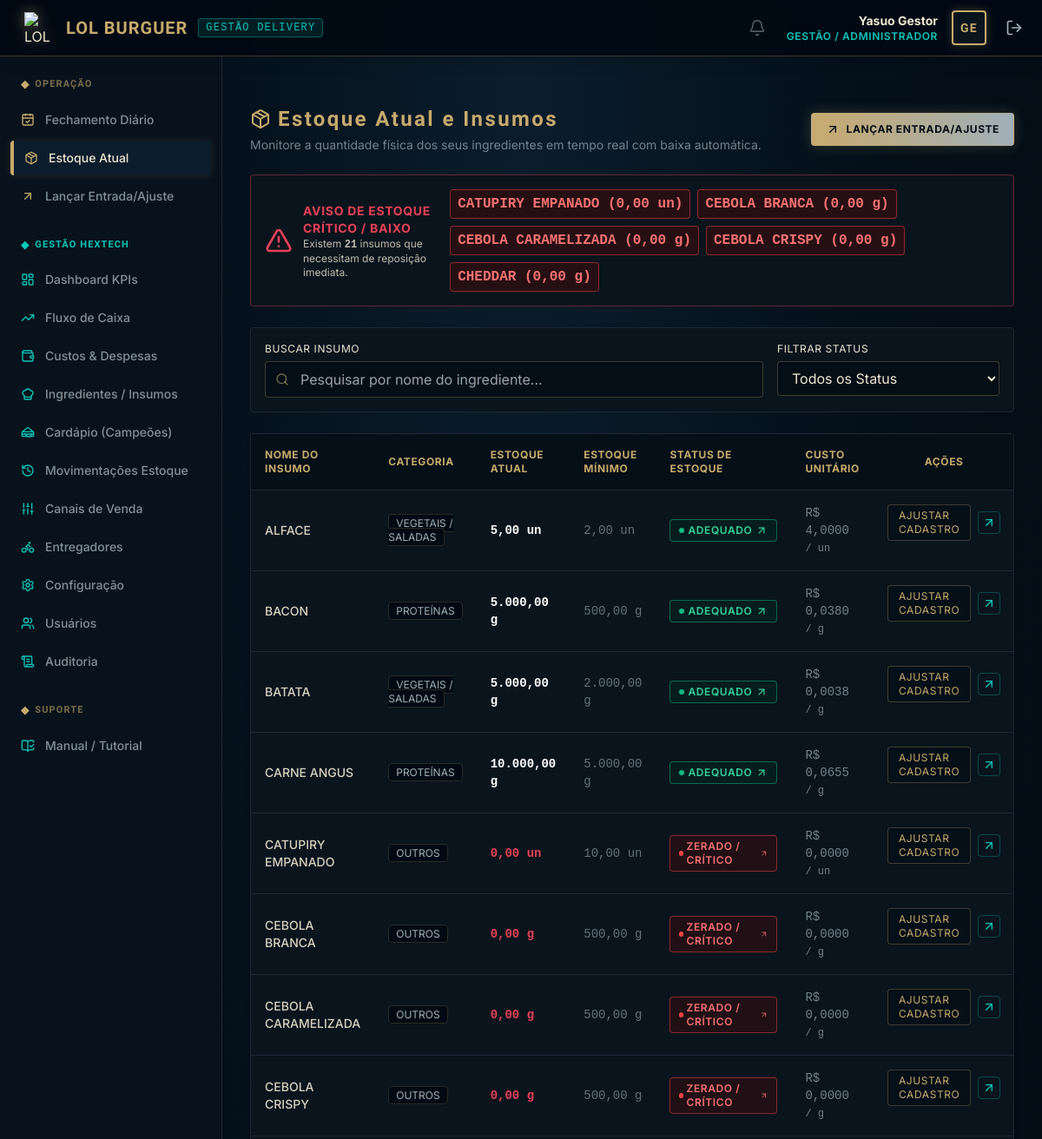
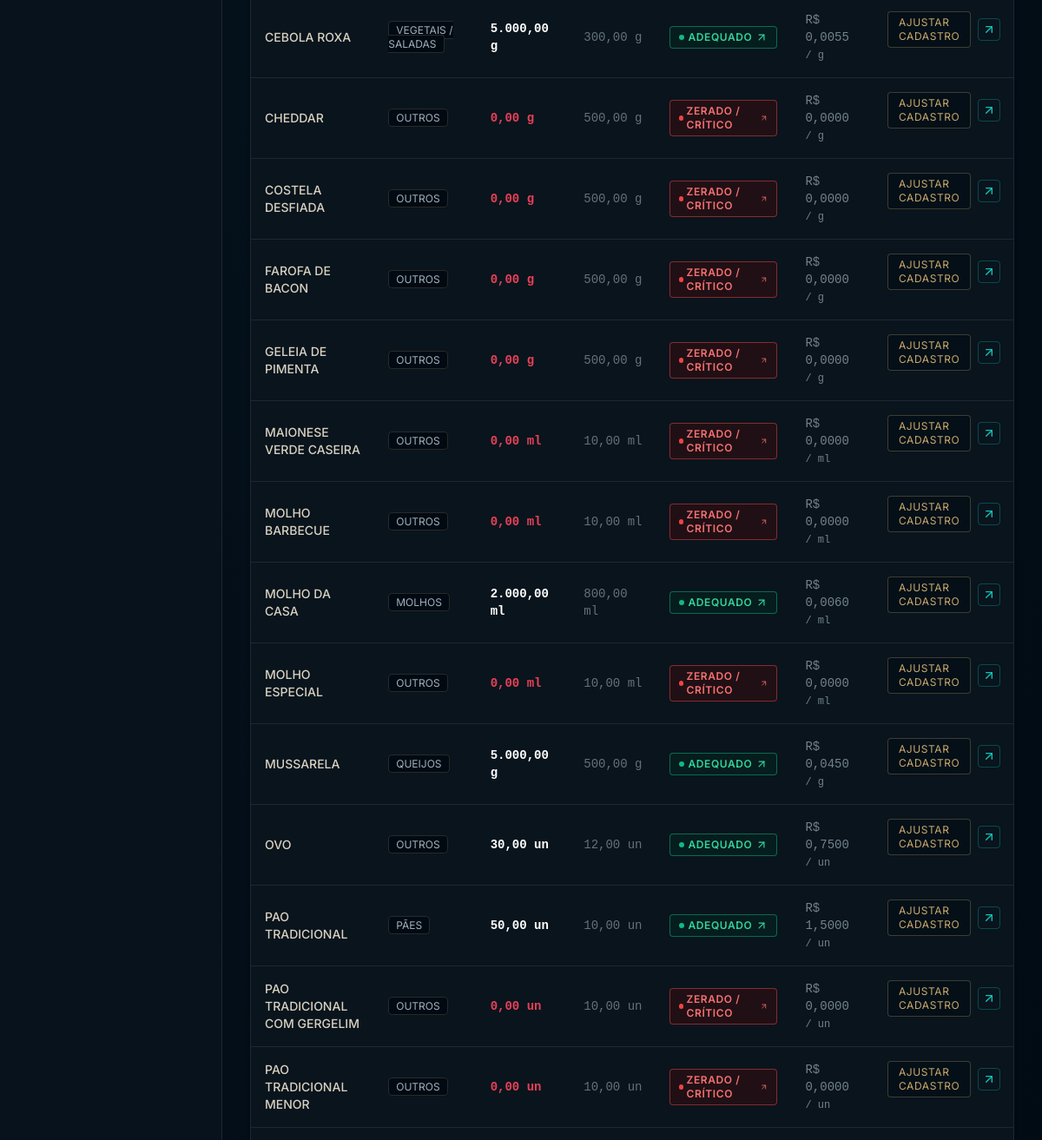
Page /estoque/resumo/ (signed in, upper part) on the earlier database version (2 pictures, top to bottom).
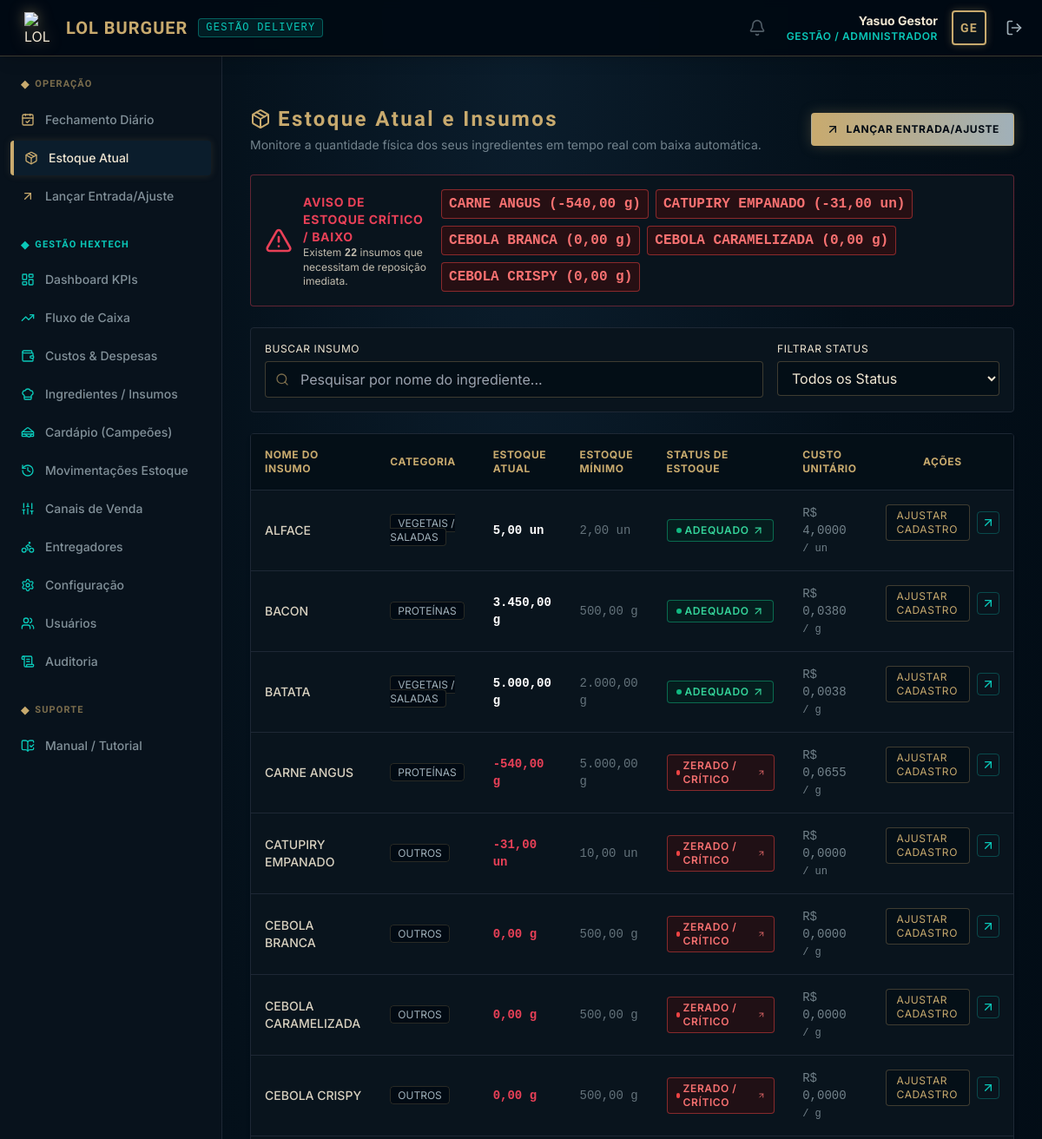
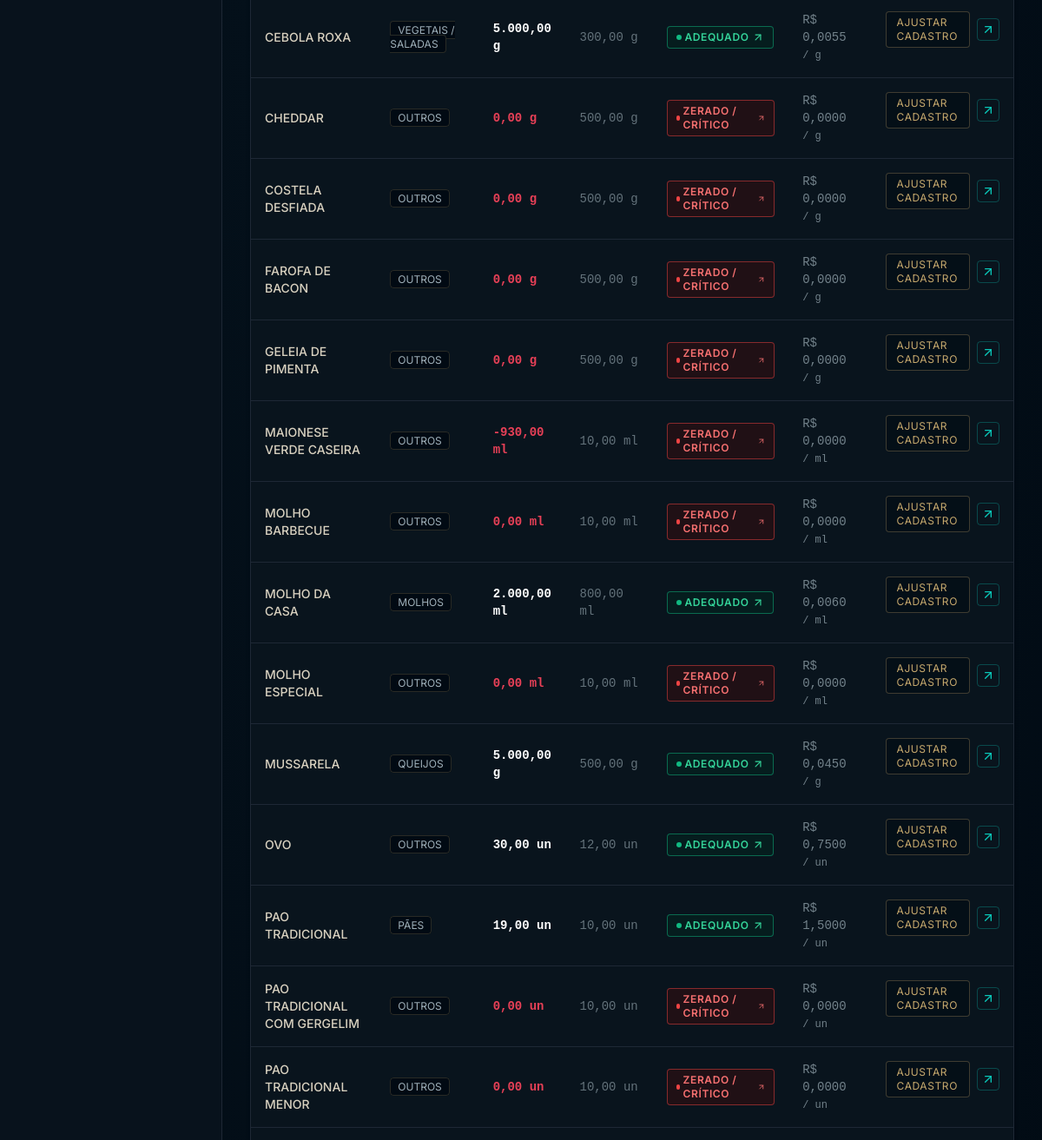
Same page on the later database version (2 pictures, top to bottom).
### produtos/models.py (models this page shows, shortened)
class Ingrediente(models.Model):
    UNIDADES_MEDIDA = (
        ('kg', 'Quilograma (kg)'),
        ('g', 'Grama (g)'),
        ('l', 'Litro (l)'),
        ('ml', 'Mililitro (ml)'),
        ('un', 'Unidade (un)'),
    )
    CATEGORIAS = (
        ('PROTEINA', 'Proteínas'),
        ('PAO', 'Pães'),
        ('MOLHO', 'Molhos'),
        ('VEGETAL', 'Vegetais / Saladas'),
        ('QUEIJO', 'Queijos'),
        ('EMBALAGEM', 'Embalagens'),
        ('OUTROS', 'Outros'),
    )
    nome = models.CharField(max_length=100, verbose_name="Nome do Insumo")
    unidade_medida = models.CharField(max_length=5, choices=UNIDADES_MEDIDA, default='g', verbose_name="Unidade de Medida")
    unidade_compra = models.CharField(max_length=5, choices=UNIDADES_MEDIDA, default='g', verbose_name="Unidade de Compra (Entrada)")
    custo_unitario = models.DecimalField(max_digits=10, decimal_places=4, default=Decimal('0.0000'), verbose_name="Custo Unitário (R$)")
    fornecedor = models.CharField(max_length=100, blank=True, null=True, verbose_name="Fornecedor")
    estoque_minimo = models.DecimalField(max_digits=10, decimal_places=2, default=0, verbose_name="Estoque Mínimo")
    estoque_atual = models.DecimalField(max_digits=10, decimal_places=2, default=0, verbose_name="Estoque Atual")
    categoria = models.CharField(max_length=20, choices=CATEGORIAS, default='OUTROS', verbose_name="Categoria")
    class Meta:
        verbose_name = "Ingrediente / Insumo"
        verbose_name_plural = "Ingredientes / Insumos"
        ordering = ['nome']
    @property
    def status_estoque(self):
        if self.estoque_atual <= 0:
            return 'CRITICO'
        elif self.estoque_atual < self.estoque_minimo:
            return 'BAIXO'
        else:
            return 'OK'

### estoque/views.py (the view)
# urls.py: path('resumo/', views.estoque_resumo, name='estoque_resumo'),
@login_required
def estoque_resumo(request):
    busca = request.GET.get('busca', '')
    status_filtro = request.GET.get('status', '')
    ingredientes = Ingrediente.objects.all()
    if busca:
        ingredientes = ingredientes.filter(Q(nome__icontains=busca) | Q(categoria__icontains=busca))
    if status_filtro:
        lista_filtrada = []
        for ing in ingredientes:
            if ing.status_estoque == status_filtro:
                lista_filtrada.append(ing.id)
        ingredientes = ingredientes.filter(id__in=lista_filtrada)
    from django.db.models import F
    alertas_baixo = Ingrediente.objects.filter(Q(estoque_atual__lt=F('estoque_minimo')) | Q(estoque_atual__lte=0))
    context = {
        'ingredientes': ingredientes,
        'busca': busca,
        'status_selecionado': status_filtro,
        'alertas_count': alertas_baixo.count(),
        'alertas': alertas_baixo[:5] # Apenas os primeiros 5 alertas
    }
    if request.headers.get('HX-Request'):
        return render(request, 'estoque/partials/estoque_tabela.html', context)
    return render(request, 'estoque/resumo.html', context)

### templates/estoque/resumo.html (shortened to what this page needs)
{% extends "base.html" %}
{% block content %}
<div class="flex flex-col md:flex-row md:items-center md:justify-between mb-6 space-y-4 md:space-y-0">
    <div>
        <h1 class="text-2xl font-bold title-hex text-hex_gold flex items-center space-x-2">
            <i data-lucide="package" class="w-6 h-6 text-hex_gold"></i>
            <span>Estoque Atual e Insumos</span>
        </h1>
        <p class="text-sm text-hex_gold_dim/70 mt-1">Monitore a quantidade física dos seus ingredientes em tempo real com baixa automática.</p>
    </div>
    <a href="{% url 'estoque_ajustar' %}" class="bg-gradient-to-r from-hex_gold to-hex_gold_dim hover:from-hex_blue hover:to-hex_blue_dark text-hex_dark_bg hover:text-white font-bold py-2.5 px-4 rounded transition-all uppercase tracking-wider text-xs flex items-center justify-center space-x-2 border border-hex_gold/40 shadow-hex-gold hover:shadow-hex-blue">
        <i data-lucide="arrow-up-right" class="w-4 h-4"></i>
        <span>Lançar Entrada/Ajuste</span>
    </a>
</div>
{% if alertas_count > 0 %}
<div class="bg-hex_dark_card border border-hex_danger/40 p-4 rounded mb-6 flex flex-col md:flex-row md:items-center justify-between gap-4">
    <div class="flex items-center space-x-3 text-hex_danger">
        <i data-lucide="alert-triangle" class="w-8 h-8 animate-bounce shrink-0"></i>
        <div>
            <h3 class="font-bold text-sm uppercase tracking-wider">Aviso de Estoque Crítico / Baixo</h3>
            <p class="text-xs text-hex_gold_light/80">Existem <span class="font-bold font-mono">{{ alertas_count }}</span> insumos que necessitam de reposição imediata.</p>
        </div>
    </div>
    <div class="flex flex-wrap gap-2">
        {% for ing in alertas %}
            <span class="bg-red-950/50 border border-red-500/50 text-red-400 font-semibold px-2 py-1 rounded text-xxs font-mono">
                {{ ing.nome }} ({{ ing.estoque_atual }} {{ ing.unidade_medida }})
            </span>
        {% endfor %}
    </div>
</div>
{% endif %}
<div class="bg-hex_dark_card border border-hex_dark_border p-4 rounded mb-6 flex flex-col md:flex-row gap-4">
    <div class="flex-1">
        <label for="busca" class="block text-xs uppercase tracking-wider text-hex_gold_light mb-1.5">Buscar Insumo</label>
        <div class="relative">
            <span class="absolute inset-y-0 left-0 pl-3 flex items-center text-hex_gold/60">
                <i data-lucide="search" class="w-4 h-4"></i>
            </span>
            <input
                type="text"
                name="busca"
                id="busca"
                class="w-full bg-hex_dark_bg/60 border border-hex_gold/30 rounded py-2 pl-10 pr-4 text-hex_gold_light focus:outline-none focus:border-hex_blue transition-all"
                placeholder="Pesquisar por nome do ingrediente..."
                hx-get="{% url 'estoque_resumo' %}"
                hx-trigger="keyup changed delay:300ms, search"
                hx-target="#tabela-estoque"
                hx-include="[name='status']"
                value="{{ busca }}"
            >
        </div>
    </div>
    <div class="w-full md:w-64">
        <label for="status" class="block text-xs uppercase tracking-wider text-hex_gold_light mb-1.5">Filtrar Status</label>
        <select
            name="status"
            id="status"
            class="w-full bg-hex_dark_bg/60 border border-hex_gold/30 rounded py-2 px-3 text-hex_gold_light focus:outline-none focus:border-hex_blue transition-all"
            hx-get="{% url 'estoque_resumo' %}"
            hx-target="#tabela-estoque"
            hx-include="[name='busca']"
        >
            <option value="">Todos os Status</option>
        </select>
    </div>
</div>
<div id="tabela-estoque" class="bg-hex_dark_card border border-hex_dark_border rounded shadow-md">
    {% include "estoque/partials/estoque_tabela.html" %}
</div>
{% endblock %}

### templates/estoque/partials/estoque_tabela.html (shortened to what the changed rows need)
<div class="overflow-x-auto">
    <table class="w-full text-left border-collapse">
        <thead>
            <tr class="border-b border-hex_dark_border bg-hex_dark_bg/50 text-hex_gold uppercase tracking-wider text-xs font-semibold">
                <th class="p-4">Nome do Insumo</th>
                <th class="p-4">Categoria</th>
                <th class="p-4">Estoque Atual</th>
                <th class="p-4">Estoque Mínimo</th>
                <th class="p-4">Status de Estoque</th>
                <th class="p-4">Custo Unitário</th>
                <th class="p-4 text-center">Ações</th>
            </tr>
        </thead>
        <tbody class="divide-y divide-hex_dark_border text-sm text-hex_gold_light/90">
            {% for ing in ingredientes %}
                <tr class="hover:bg-hex_dark_bg/30 transition-colors">
                    <td class="p-4 font-medium">{{ ing.nome }}</td>
                    <td class="p-4 text-xs">
                        <span class="bg-hex_dark_bg border border-hex_gold/20 px-2 py-0.5 rounded text-hex_gold_dim uppercase">
                            {{ ing.get_categoria_display }}
                        </span>
                    </td>
                    <td class="p-4 font-mono font-bold {% if ing.status_estoque == 'CRITICO' %}text-hex_danger{% elif ing.status_estoque == 'BAIXO' %}text-hex_warning{% else %}text-white{% endif %}">
                        {{ ing.estoque_atual }} {{ ing.unidade_medida }}
                    </td>
                    <td class="p-4 font-mono text-hex_gold_dim/60">{{ ing.estoque_minimo }} {{ ing.unidade_medida }}</td>
                    <td class="p-4">
                        {% if ing.status_estoque == 'CRITICO' %}
                            <a href="{% url 'estoque_ajustar' %}?ingrediente_id={{ ing.id }}" class="bg-red-950/40 border border-red-500/50 text-red-400 px-2.5 py-1 rounded text-xs font-semibold uppercase tracking-wider animate-pulse flex items-center w-fit space-x-1 hover:bg-red-900/60 transition-all hover:scale-105" title="Clique para Lançar Entrada">
                                <span class="w-1.5 h-1.5 rounded-full bg-red-500"></span>
                                <span>Zerado / Crítico</span>
                                <i data-lucide="arrow-up-right" class="w-3.5 h-3.5 ml-1"></i>
                            </a>
                        {% else %}
                            <a href="{% url 'estoque_ajustar' %}?ingrediente_id={{ ing.id }}" class="bg-emerald-950/40 border border-emerald-500/50 text-emerald-400 px-2.5 py-1 rounded text-xs font-semibold uppercase tracking-wider flex items-center w-fit space-x-1 hover:bg-emerald-900/60 transition-all hover:scale-105" title="Clique para Lançar Ajuste/Entrada">
                                <span class="w-1.5 h-1.5 rounded-full bg-emerald-500"></span>
                                <span>Adequado</span>
                                <i data-lucide="arrow-up-right" class="w-3.5 h-3.5 ml-1"></i>
                            </a>
                        {% endif %}
                    </td>
                    <td class="p-4 font-mono text-hex_gold_dim/70">
                        R$ {{ ing.custo_unitario|floatformat:4 }} <span class="text-xs">/ {{ ing.unidade_medida }}</span>
                    </td>
                    <td class="p-4 flex items-center justify-center space-x-2">
                        <a href="{% url 'ingrediente_editar' ing.id %}" class="text-hex_gold hover:text-white border border-hex_gold/30 hover:border-hex_gold rounded px-3 py-1 text-xs uppercase tracking-wider transition-all bg-hex_dark_bg/50" title="Editar cadastro e estoque inicial">
                            Ajustar Cadastro
                        </a>
                        <a href="{% url 'estoque_ajustar' %}?ingrediente_id={{ ing.id }}" class="text-hex_blue hover:text-white border border-hex_blue/30 hover:border-hex_blue rounded p-1 hover:bg-hex_dark_bg transition-all" title="Lançar Entrada/Ajuste">
                            <i data-lucide="arrow-up-right" class="w-4 h-4"></i>
                        </a>
                    </td>
                </tr>
            {% endfor %}
        </tbody>
    </table>
</div>

Differences in the rows shown:
no longer on one of the page's lists (row unchanged): Ingrediente: nome "CHEDDAR", estoque_atual "0,00", unidade_medida "g"
now on one of the page's lists (row edited): Ingrediente: nome "CARNE ANGUS", estoque_atual "-540,00", unidade_medida "g"
changed Ingrediente "CARNE ANGUS": estoque_atual "10.000,00" → "-540,00"; estoque_atual "ADEQUADO" → "ZERADO / CRÍTICO"
changed Ingrediente "CATUPIRY EMPANADO": estoque_atual "0,00" → "-31,00"
changed Ingrediente "BACON": estoque_atual "5.000,00" → "3.450,00"
changed Ingrediente "MAIONESE VERDE CASEIRA": estoque_atual "0,00" → "-930,00"
changed Ingrediente "PAO TRADICIONAL": estoque_atual "50,00" → "19,00"
Other differences:
{{ alertas_count }}: "21" → "22"
